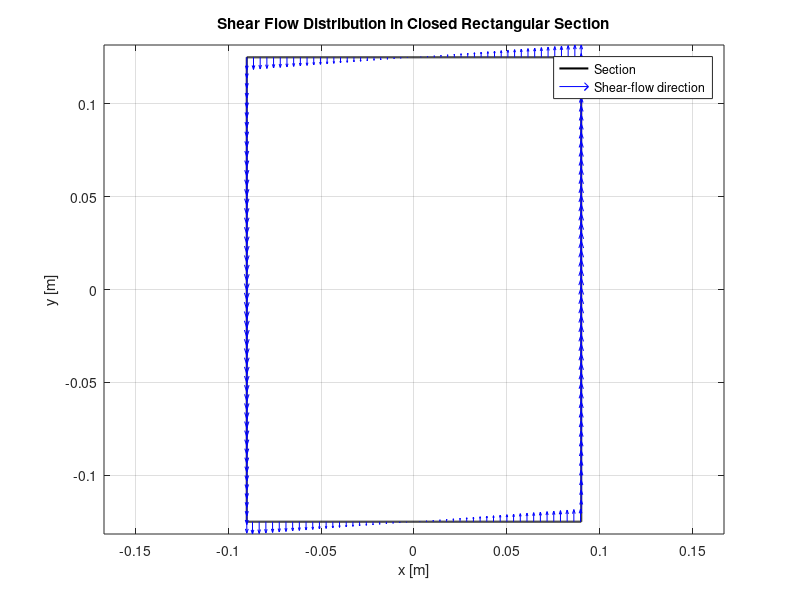
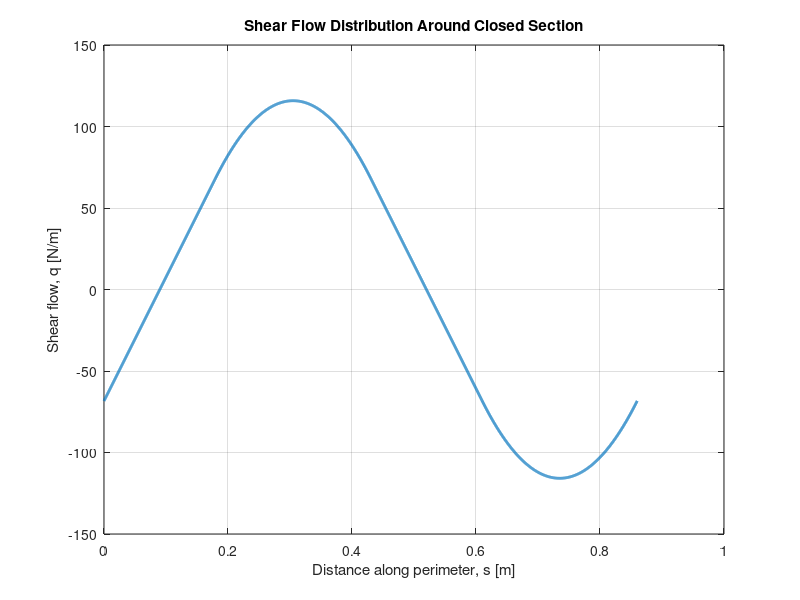

Write MATLAB code to recreate these figures, in order. (Note: this script raises an error after producing the figures.)
clc;
clear;
close all;

%% ============================================================
%      SHEAR FLOW OF A SINGLE-CELL CLOSED RECTANGULAR SECTION
% =============================================================

%% -------------------- INPUTS --------------------

Vy = -50;              % Vertical shear force [N]

b = 0.180;             % Width of section [m]
h = 0.250;             % Height of section [m]

t = 1e-3;              % Skin thickness [m]

N = 1000;              % Number of points per panel

%% ------------------------------------------------
% Coordinate system:
%
%        y
%        ^
%        |
%   (-b/2,h/2) -------- (b/2,h/2)
%        |                  |
%        |                  |
%        |                  |
%   (-b/2,-h/2) ------- (b/2,-h/2)
%
% x-axis -> right
% y-axis -> upward
%
% Shear force Vy acts vertically.
% -------------------------------------------------


%% -------------------- DISCRETIZE SECTION --------------------

% Top panel: Left -> Right
x_top = linspace(-b/2, b/2, N);
y_top = (h/2) * ones(1,N);

% Right panel: Top -> Bottom
x_right = (b/2) * ones(1,N);
y_right = linspace(h/2, -h/2, N);

% Bottom panel: Right -> Left
x_bottom = linspace(b/2, -b/2, N);
y_bottom = (-h/2) * ones(1,N);

% Left panel: Bottom -> Top
x_left = (-b/2) * ones(1,N);
y_left = linspace(-h/2, h/2, N);


%% -------------------- COMPLETE CLOSED CONTOUR --------------------

x = [x_top, ...
     x_right(2:end), ...
     x_bottom(2:end), ...
     x_left(2:end)];

y = [y_top, ...
     y_right(2:end), ...
     y_bottom(2:end), ...
     y_left(2:end)];

% Remove duplicate final point if required
x = x(:);
y = y(:);


%% -------------------- CALCULATE SECTION PROPERTIES --------------------

% Differential contour length
ds = sqrt(diff(x).^2 + diff(y).^2);

% Approximate enclosed-wall area
A = 0.5 * abs(sum(x(1:end-1).*y(2:end) - ...
                  x(2:end).*y(1:end-1)));

% Second moment of area about x-axis
% Thin-walled approximation:
Ixx = t * trapz(y.^2, ...
        [0; cumsum(ds)]);

% More convenient exact result for rectangular thin wall:
Ixx_exact = 2*(b*t)*(h/2)^2 + ...
            2*t*h^3/12;

Ixx = Ixx_exact;


%% -------------------- BASIC SHEAR FLOW --------------------
%
% For vertical shear:
%
%        qb = -(Vy / Ixx) * integral(y*t*ds)
%
% This is the thin-walled equivalent of
%
%        q = VQ/I
%
% with the sign determined by the chosen contour direction.
%
% We start the cut at the middle of the top panel.
% Due to symmetry, the compatibility constant q0 should
% evaluate to approximately zero for this particular section.
% -------------------------------------------------------------

qb = zeros(size(x));

for i = 2:length(x)

    ds_local = sqrt( ...
        (x(i)-x(i-1))^2 + ...
        (y(i)-y(i-1))^2 );

    % Trapezoidal integration of y*t*ds
    integral_ytds = 0;

    if i > 2
        y_prev = y(1:i-1);
        ds_prev = sqrt(diff(x(1:i-1)).^2 + ...
                       diff(y(1:i-1)).^2);

        integral_ytds = trapz( ...
            [0; cumsum(ds_prev)], ...
            y_prev * t );
    end

    % Add current segment contribution
    integral_ytds = integral_ytds + ...
        0.5*(y(i-1)+y(i))*t*ds_local;

    qb(i) = -(Vy/Ixx)*integral_ytds;
end


%% -------------------- CLOSED-CELL CONSTANT FLOW q0 --------------------
%
% Compatibility condition:
%
%        integral(q/t ds) = 0
%
% Therefore:
%
%        q0 = - integral(qb/t ds) / integral(ds/t)
%
% -------------------------------------------------------------

integral_qb = 0;
integral_inv_t = 0;

for i = 2:length(x)

    ds_local = sqrt( ...
        (x(i)-x(i-1))^2 + ...
        (y(i)-y(i-1))^2 );

    qb_avg = 0.5*(qb(i-1)+qb(i));

    integral_qb = integral_qb + ...
        qb_avg/t * ds_local;

    integral_inv_t = integral_inv_t + ...
        ds_local/t;
end

q0 = -integral_qb / integral_inv_t;


%% -------------------- TOTAL SHEAR FLOW --------------------

q = qb + q0;


%% -------------------- RESULTS --------------------

fprintf('\n============================================\n');
fprintf(' CLOSED RECTANGULAR SECTION SHEAR FLOW\n');
fprintf('============================================\n');

fprintf('Vy       = %.3f N\n', Vy);
fprintf('Width    = %.3f m\n', b);
fprintf('Height   = %.3f m\n', h);
fprintf('Thickness = %.3f mm\n', t*1000);
fprintf('Ixx      = %.6e m^4\n', Ixx);

fprintf('\nBasic shear flow q_b:\n');
fprintf('q_b,max  = %.3f N/m\n', max(qb));
fprintf('q_b,min  = %.3f N/m\n', min(qb));

fprintf('\nConstant closed-cell flow:\n');
fprintf('q0       = %.3f N/m\n', q0);

fprintf('\nTotal shear flow:\n');
fprintf('q_max    = %.3f N/m\n', max(q));
fprintf('q_min    = %.3f N/m\n', min(q));
fprintf('abs(q)_max = %.3f N/m\n', max(abs(q)));


%% -------------------- PLOT --------------------

figure('Color','w');

plot(x, y, 'k-', 'LineWidth', 1.5);
hold on;

% Scale factor for visualization
scale = 0.0001;

quiver(x(1:20:end), ...
       y(1:20:end), ...
       zeros(size(x(1:20:end))), ...
       q(1:20:end)*scale, ...
       0, ...
       'b');

axis equal;
grid on;

xlabel('x [m]');
ylabel('y [m]');
title('Shear Flow Distribution in Closed Rectangular Section');

legend('Section','Shear-flow direction');


%% -------------------- SHEAR FLOW VS PERIMETER --------------------

s = zeros(size(x));

for i = 2:length(x)
    s(i) = s(i-1) + ...
        sqrt((x(i)-x(i-1))^2 + ...
             (y(i)-y(i-1))^2);
end

figure('Color','w');

plot(s, q, 'LineWidth', 2);

grid on;

xlabel('Distance along perimeter, s [m]');
ylabel('Shear flow, q [N/m]');
title('Shear Flow Distribution Around Closed Section');

yline(0,'k--');
